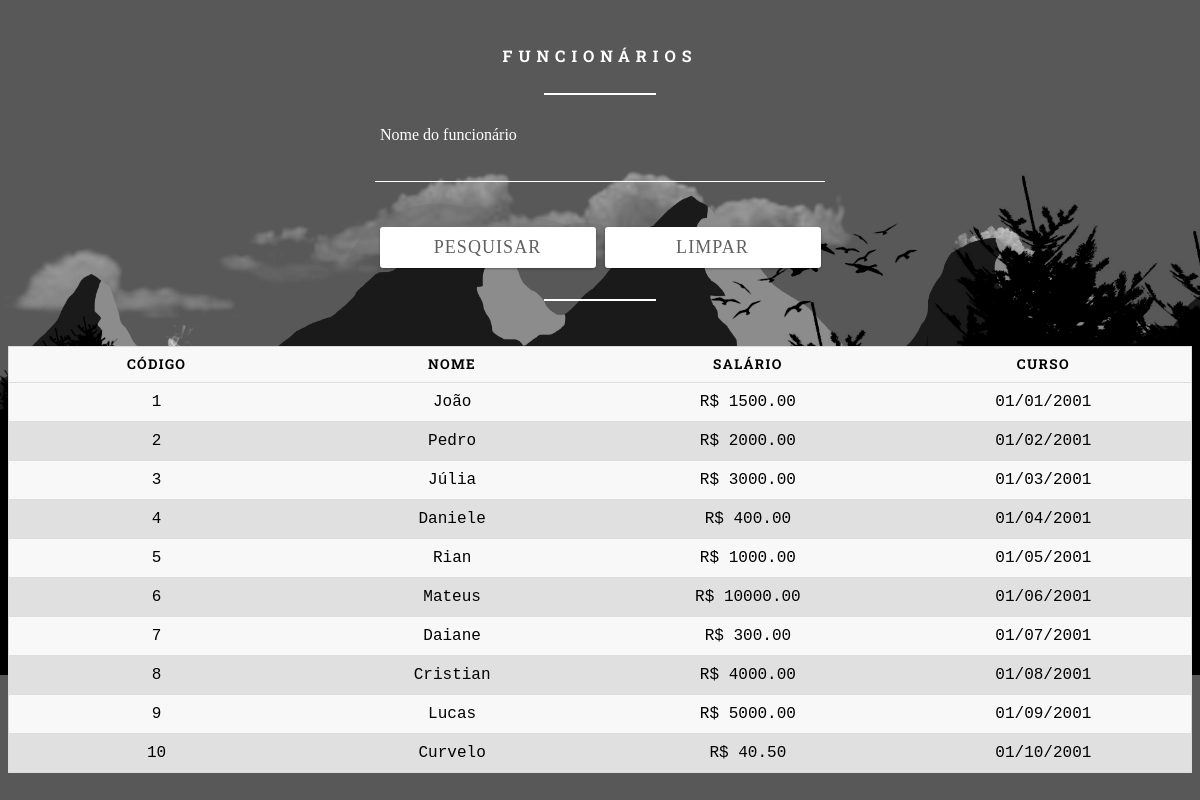
Page /ExerciciosCRUD1/Exercicio8.php on the committed database.
### tables this page shows
create table funcionario(
	codigo int auto_increment primary key,
    nome varchar(150),
    salario decimal(16,2),
    dataDeAdmissao varchar(45)
);

### ExerciciosCRUD1/conf/conf.inc.php (called while the page is built, shortened)
<?php
	$tb_funcionario = 'funcionario';
?>

### ExerciciosCRUD1/Exercicio8.php (the view, shortened to what this page needs)
<!DOCTYPE html>
<html lang="pt-BR">
<?php
  require 'connect/connect.php';
  $pesquisa = isset($_POST['pesquisa'])?$_POST['pesquisa']:'';
?>
<head>
  <link rel="stylesheet" href="assets/css/basico.css" />
</head>
<body>
  <form method="post">
    <h5>Funcionários</h5>
    <hr class="dividir" />
    <div class="input">
      <input type="text" name="pesquisa" value="<?php echo $pesquisa; ?>" />
      <label>Nome do funcionário</label>
    </div>
    <div class="input">
      <input type="submit" value="Pesquisar" />
      <input type="reset" value="Limpar" />
    </div>
    </form>
    <form>
    <br /><br /><br /><br />
    <hr class="dividir" />
  </form>
    <table>
      <thead>
        <th scope="col">Código</th>
        <th scope="col">Nome</th>
        <th scope="col">Salário</th>
        <th scope="col">Curso</th>
      </thead>
      <?php
        $sql = 'select * from '. $tb_funcionario. ' where nome like "'. $pesquisa. '%" order by codigo';
        $resultado = mysqli_query($conexao, $sql);
        while ($row = mysqli_fetch_array($resultado)) {
          echo '<tr>';
          echo '<td>'. $row['codigo']. '</td>';
          echo '<td>'. $row['nome']. '</td>';
          echo '<td> R$ '. $row['salario']. '</td>';
          echo '<td>'. $row['dataDeAdmissao']. '</td>';
          echo '</tr>';
        }
      ?>
    </table>
</body>
</html>

### ExerciciosCRUD1/assets/css/basico.css (style rules this page uses)
body { background: url("../images/wallpaper.png"); background-position: top; background-repeat: repeat; background-clip: border-box; background-size: 100%; background-origin: border-box; background-attachment: fixed; font-family: 'Roboto Slab', monospace; color: white; font-size: 16px; font-weight: normal; }
form { width: 450px; margin: 45px auto; }
h5 { text-align: center; text-transform: uppercase; color: #fff; letter-spacing: 6px; font-size: 16px; }
hr.dividir { background: #fff; -webkit-box-shadow: none; box-shadow: none; border: none; height: 2px; width: 25%; margin: 0px auto 0px auto; }
.input { position: relative; margin: 45px 0; width: 450px; font-family: 'Roboto Slab'; }
label { font-family: 'Roboto Slab'; }
input, textarea { background: none; color: #fff; font-size: 18px; padding: 10px 10px 10px 5px; font-family: 'Roboto Slab'; display: block; width: 450px; border: none; border-radius: 0; border-bottom: 1px solid #fff; }
input:focus~label, input:valid~label, textarea:focus~label, textarea:valid~label { top: -14px; font-size: 16px; color: #fff; }
.input label { color: #fff; font-size: 16px; font-weight: normal; position: absolute; pointer-events: none; left: 5px; top: 10px; font-family: 'Roboto Slab'; -webkit-transition: 300ms ease all; transition: 300ms ease all; }
input[type="submit"], input[type="reset"] { background: white; color: #616161; border: none; padding: 10px 20px; border-radius: 3px; letter-spacing: 0.06em; text-transform: uppercase; text-decoration: none; outline: none; width: 48%; float: left; margin: auto 1% 1% 1%; -webkit-box-shadow: 0 1px 3px rgba(0, 0, 0, 0.12), 0 1px 2px rgba(0, 0, 0, 0.24); box-shadow: 0 1px 3pxrgba(0, 0, 0, 0.12), 0 1px 2px rgba(0, 0, 0, 0.24); -webkit-transition: all 0.3s cubic-bezier(0.25, 0.8, 0.25, 1); transition: all 0.3s cubic-bezier(0.25, 0.8, 0.25, 1); }
table { border: 1px solid #ccc; border-collapse: collapse; margin: 0; color: #000000; padding: 0; width: 100%; table-layout: fixed; border-radius: 15px; }
table tr { background: #f8f8f8; border: 1px solid #ddd; padding: .35em; }
table tr:nth-child(even) { background: #E0E0E0; border: 1px solid #ddd; padding: .35em; }
table th, table td { padding: .625em; text-align: center; }
table th { font-size: .85em; letter-spacing: .1em; text-transform: uppercase; }
*, *:before, *:after { box-sizing: border-box; }

### rows in the picture
funcionario: codigo "1", nome "João", salario "1500.00", dataDeAdmissao "01/01/2001"
funcionario: codigo "2", nome "Pedro", salario "2000.00", dataDeAdmissao "01/02/2001"
funcionario: codigo "3", nome "Júlia", salario "3000.00", dataDeAdmissao "01/03/2001"
funcionario: codigo "4", nome "Daniele", salario "400.00", dataDeAdmissao "01/04/2001"
funcionario: codigo "5", nome "Rian", salario "1000.00", dataDeAdmissao "01/05/2001"
funcionario: codigo "6", nome "Mateus", salario "10000.00", dataDeAdmissao "01/06/2001"
funcionario: codigo "7", nome "Daiane", salario "300.00", dataDeAdmissao "01/07/2001"
funcionario: codigo "8", nome "Cristian", salario "4000.00", dataDeAdmissao "01/08/2001"
funcionario: codigo "9", nome "Lucas", salario "5000.00", dataDeAdmissao "01/09/2001"
funcionario: codigo "10", nome "Curvelo", salario "40.50", dataDeAdmissao "01/10/2001"
